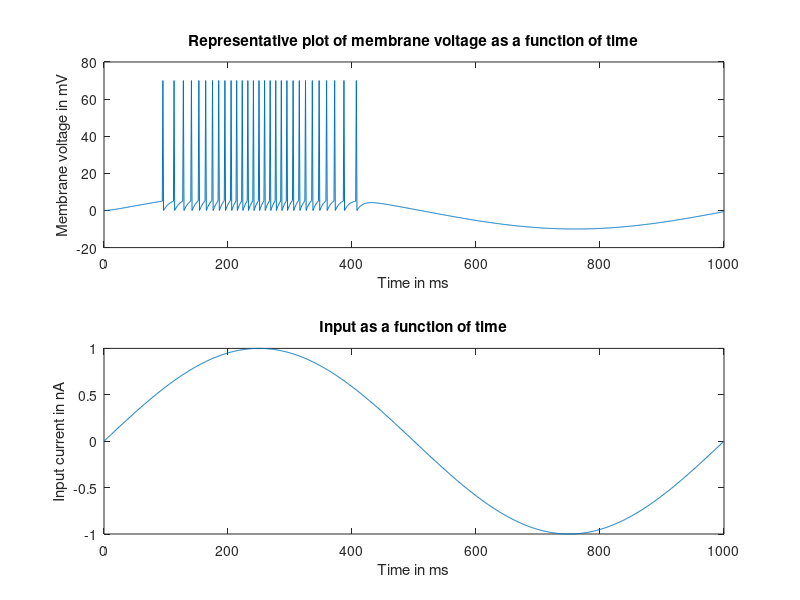

Source code (MATLAB):
clear all;
close all;

%%Parameters
R = 10; %MOhm
C = 1; %nF
Vthr = 5; %mV
Vspk = 70; %mV
dt = 1; %ms
V(1) = 0; %initial voltage in mV

%%Time matrix
t = [1:1:1000]; %1000ms = 1sec

% %%Input current - normal
% input = zeros(1, length(t));
% for ind = 10:1:60
%     input(ind) = 1;
% end

%%Input current - sinusoidal
input = ones(1, length(t));
f = 1; %change frequency here
input = sin(2*pi*f/1000*t);

%%Eulers integration loop
for i = 1:length(t)-1
    dv = (input(i)-(V(i)/R))/C;
    if(V(i) < Vthr)
        V(i+1) = V(i) + dv*dt;
    elseif V(i) == 70
        V(i+1) = 0;
    else
        V(i+1) = 70;
    end
end

a = sum(V==70);

figure;
subplot(2,1,1);
plot(t, V);
xlabel('Time in ms');
ylabel('Membrane voltage in mV');
title('Representative plot of membrane voltage as a function of time');
subplot(2,1,2);
plot(t, input);
xlabel('Time in ms');
ylabel('Input current in nA');
title('Input as a function of time');
